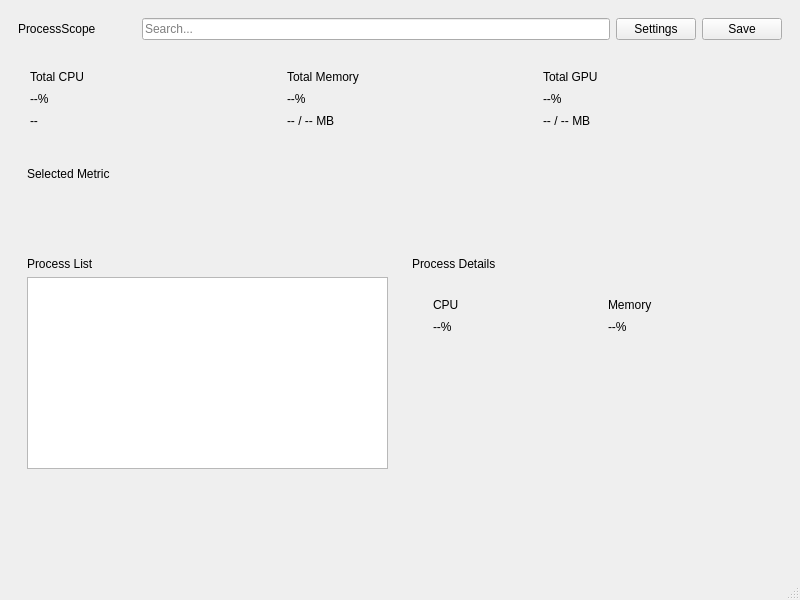
<?xml version="1.0" encoding="UTF-8"?>
<ui version="4.0">
 <class>Viewer</class>
 <widget class="QMainWindow" name="Viewer">
  <property name="geometry">
   <rect>
    <x>0</x>
    <y>0</y>
    <width>800</width>
    <height>600</height>
   </rect>
  </property>
  <property name="windowTitle">
   <string>MainWindow</string>
  </property>
  <widget class="QWidget" name="centralwidget">
   <layout class="QVBoxLayout" name="verticalLayout_3" stretch="0,0,0,2">
    <property name="spacing">
     <number>0</number>
    </property>
    <property name="leftMargin">
     <number>9</number>
    </property>
    <property name="topMargin">
     <number>9</number>
    </property>
    <property name="rightMargin">
     <number>9</number>
    </property>
    <property name="bottomMargin">
     <number>9</number>
    </property>
    <item>
     <widget class="QFrame" name="headerFrame">
      <property name="frameShape">
       <enum>QFrame::NoFrame</enum>
      </property>
      <layout class="QHBoxLayout" name="horizontalLayout" stretch="0,0,0,0,0">
       <item>
        <widget class="QLabel" name="programName">
         <property name="text">
          <string>ProcessScope</string>
         </property>
        </widget>
       </item>
       <item>
        <spacer name="horizontalSpacer">
         <property name="orientation">
          <enum>Qt::Vertical</enum>
         </property>
         <property name="sizeHint" stdset="0">
          <size>
           <width>40</width>
           <height>20</height>
          </size>
         </property>
        </spacer>
       </item>
       <item>
        <widget class="QLineEdit" name="searchLineEdit">
         <property name="placeholderText">
          <string>Search...</string>
         </property>
        </widget>
       </item>
       <item>
        <widget class="QPushButton" name="settingsButton">
         <property name="text">
          <string>Settings</string>
         </property>
        </widget>
       </item>
       <item>
        <widget class="QPushButton" name="saveButton">
         <property name="text">
          <string>Save</string>
         </property>
        </widget>
       </item>
      </layout>
     </widget>
    </item>
    <item>
     <widget class="QFrame" name="metricsFrame">
      <property name="frameShape">
       <enum>QFrame::NoFrame</enum>
      </property>
      <layout class="QHBoxLayout" name="horizontalLayout_2">
       <item>
        <widget class="QFrame" name="totalCpuFrame">
         <property name="frameShape">
          <enum>QFrame::NoFrame</enum>
         </property>
         <property name="card" stdset="0">
          <bool>true</bool>
         </property>
         <property name="selectableCard" stdset="0">
          <bool>true</bool>
         </property>
         <layout class="QVBoxLayout" name="verticalLayout_2">
          <property name="spacing">
           <number>8</number>
          </property>
          <property name="leftMargin">
           <number>12</number>
          </property>
          <property name="topMargin">
           <number>12</number>
          </property>
          <property name="rightMargin">
           <number>12</number>
          </property>
          <property name="bottomMargin">
           <number>12</number>
          </property>
          <item>
           <widget class="QLabel" name="totalCpuCardLabel">
            <property name="text">
             <string>Total CPU</string>
            </property>
           </widget>
          </item>
          <item>
           <widget class="QLabel" name="totalCpuValueLabel">
            <property name="text">
             <string>--%</string>
            </property>
           </widget>
          </item>
          <item>
           <widget class="QLabel" name="totalCpuSubLabel">
            <property name="text">
             <string>--</string>
            </property>
           </widget>
          </item>
         </layout>
        </widget>
       </item>
       <item>
        <widget class="QFrame" name="totalMemoryFrame">
         <property name="frameShape">
          <enum>QFrame::NoFrame</enum>
         </property>
         <property name="card" stdset="0">
          <bool>true</bool>
         </property>
         <property name="selectableCard" stdset="0">
          <bool>true</bool>
         </property>
         <layout class="QVBoxLayout" name="verticalLayout_4">
          <property name="spacing">
           <number>8</number>
          </property>
          <property name="leftMargin">
           <number>12</number>
          </property>
          <property name="topMargin">
           <number>12</number>
          </property>
          <property name="rightMargin">
           <number>12</number>
          </property>
          <property name="bottomMargin">
           <number>12</number>
          </property>
          <item>
           <widget class="QLabel" name="totalMemoryCardLabel">
            <property name="text">
             <string>Total Memory</string>
            </property>
           </widget>
          </item>
          <item>
           <widget class="QLabel" name="totalMemoryValueLabel">
            <property name="text">
             <string>--%</string>
            </property>
           </widget>
          </item>
          <item>
           <widget class="QLabel" name="totalMemorySubLabel">
            <property name="text">
             <string>-- / -- MB</string>
            </property>
           </widget>
          </item>
         </layout>
        </widget>
       </item>
       <item>
        <widget class="QFrame" name="totalGpuFrame">
         <property name="frameShape">
          <enum>QFrame::NoFrame</enum>
         </property>
         <property name="card" stdset="0">
          <bool>true</bool>
         </property>
         <property name="selectableCard" stdset="0">
          <bool>true</bool>
         </property>
         <layout class="QVBoxLayout" name="verticalLayout_5">
          <property name="spacing">
           <number>8</number>
          </property>
          <property name="leftMargin">
           <number>12</number>
          </property>
          <property name="topMargin">
           <number>12</number>
          </property>
          <property name="rightMargin">
           <number>12</number>
          </property>
          <property name="bottomMargin">
           <number>12</number>
          </property>
          <item>
           <widget class="QLabel" name="totalGpuCardLabel">
            <property name="text">
             <string>Total GPU</string>
            </property>
           </widget>
          </item>
          <item>
           <widget class="QLabel" name="totalGpuValueLabel">
            <property name="text">
             <string>--%</string>
            </property>
           </widget>
          </item>
          <item>
           <widget class="QLabel" name="totalGpuSubLabel">
            <property name="text">
             <string>-- / -- MB</string>
            </property>
           </widget>
          </item>
         </layout>
        </widget>
       </item>
      </layout>
     </widget>
    </item>
    <item>
     <widget class="QFrame" name="chartFrame">
      <property name="frameShape">
       <enum>QFrame::NoFrame</enum>
      </property>
      <layout class="QHBoxLayout" name="horizontalLayout_6">
       <item>
        <widget class="QFrame" name="selectedMetricFrame">
         <property name="card" stdset="0">
          <bool>true</bool>
         </property>
         <layout class="QVBoxLayout" name="layout">
          <item>
           <widget class="QLabel" name="selectedMetricSectionLabel">
            <property name="text">
             <string>Selected Metric</string>
            </property>
           </widget>
          </item>
          <item>
           <spacer name="verticalSpacer_2">
            <property name="orientation">
             <enum>Qt::Vertical</enum>
            </property>
            <property name="sizeHint" stdset="0">
             <size>
              <width>20</width>
              <height>40</height>
             </size>
            </property>
           </spacer>
          </item>
         </layout>
        </widget>
       </item>
      </layout>
     </widget>
    </item>
    <item>
     <widget class="QFrame" name="processFrame">
      <property name="frameShape">
       <enum>QFrame::NoFrame</enum>
      </property>
      <layout class="QHBoxLayout" name="horizontalLayout_3">
       <item>
        <widget class="QFrame" name="processTableFrame">
         <property name="frameShape">
          <enum>QFrame::NoFrame</enum>
         </property>
         <property name="card" stdset="0">
          <bool>true</bool>
         </property>
         <layout class="QVBoxLayout" name="verticalLayout_7">
          <item>
           <widget class="QLabel" name="processTableSectionLabel">
            <property name="text">
             <string>Process List</string>
            </property>
           </widget>
          </item>
          <item>
           <widget class="QTableView" name="processTableTableView">
            <property name="sizePolicy">
             <sizepolicy hsizetype="Preferred" vsizetype="Preferred">
              <horstretch>0</horstretch>
              <verstretch>0</verstretch>
             </sizepolicy>
            </property>
           </widget>
          </item>
          <item>
           <spacer name="verticalSpacer_3">
            <property name="orientation">
             <enum>Qt::Vertical</enum>
            </property>
            <property name="sizeHint" stdset="0">
             <size>
              <width>20</width>
              <height>40</height>
             </size>
            </property>
           </spacer>
          </item>
         </layout>
        </widget>
       </item>
       <item>
        <widget class="QFrame" name="processDetailsFrame">
         <property name="frameShape">
          <enum>QFrame::NoFrame</enum>
         </property>
         <property name="card" stdset="0">
          <bool>true</bool>
         </property>
         <layout class="QVBoxLayout" name="verticalLayout_8">
          <item>
           <widget class="QLabel" name="processDetailsSectionLabel">
            <property name="text">
             <string>Process Details</string>
            </property>
           </widget>
          </item>
          <item>
           <widget class="QFrame" name="processDetailsCardFrame">
            <property name="frameShape">
             <enum>QFrame::NoFrame</enum>
            </property>
            <layout class="QGridLayout" name="gridLayout">
             <item row="0" column="0">
              <widget class="QFrame" name="processCpuFrame">
               <property name="frameShape">
                <enum>QFrame::NoFrame</enum>
               </property>
               <property name="card" stdset="0">
                <bool>true</bool>
               </property>
               <layout class="QVBoxLayout" name="verticalLayout_9">
                <property name="spacing">
                 <number>8</number>
                </property>
                <property name="leftMargin">
                 <number>12</number>
                </property>
                <property name="topMargin">
                 <number>12</number>
                </property>
                <property name="rightMargin">
                 <number>12</number>
                </property>
                <property name="bottomMargin">
                 <number>12</number>
                </property>
                <item>
                 <widget class="QLabel" name="processCpuCardLabel">
                  <property name="text">
                   <string>CPU</string>
                  </property>
                 </widget>
                </item>
                <item>
                 <widget class="QLabel" name="processCpuValueLabel">
                  <property name="text">
                   <string>--%</string>
                  </property>
                 </widget>
                </item>
               </layout>
              </widget>
             </item>
             <item row="0" column="1">
              <widget class="QFrame" name="processMemoryFrame">
               <property name="frameShape">
                <enum>QFrame::NoFrame</enum>
               </property>
               <property name="card" stdset="0">
                <bool>true</bool>
               </property>
               <layout class="QVBoxLayout" name="verticalLayout_10">
                <property name="spacing">
                 <number>8</number>
                </property>
                <property name="leftMargin">
                 <number>12</number>
                </property>
                <property name="topMargin">
                 <number>12</number>
                </property>
                <property name="rightMargin">
                 <number>12</number>
                </property>
                <property name="bottomMargin">
                 <number>12</number>
                </property>
                <item>
                 <widget class="QLabel" name="processMemoryCardLabel">
                  <property name="text">
                   <string>Memory</string>
                  </property>
                 </widget>
                </item>
                <item>
                 <widget class="QLabel" name="labelprocessMemoryValueLabel">
                  <property name="text">
                   <string>--%</string>
                  </property>
                 </widget>
                </item>
               </layout>
              </widget>
             </item>
            </layout>
           </widget>
          </item>
          <item>
           <spacer name="verticalSpacer">
            <property name="orientation">
             <enum>Qt::Vertical</enum>
            </property>
            <property name="sizeHint" stdset="0">
             <size>
              <width>20</width>
              <height>40</height>
             </size>
            </property>
           </spacer>
          </item>
         </layout>
        </widget>
       </item>
      </layout>
     </widget>
    </item>
   </layout>
  </widget>
  <widget class="QStatusBar" name="statusbar"/>
 </widget>
 <resources/>
 <connections/>
</ui>
